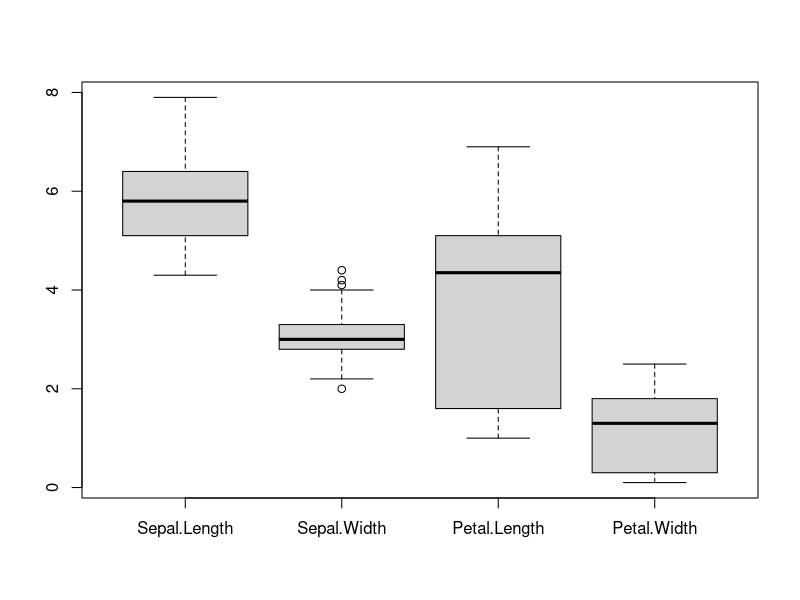
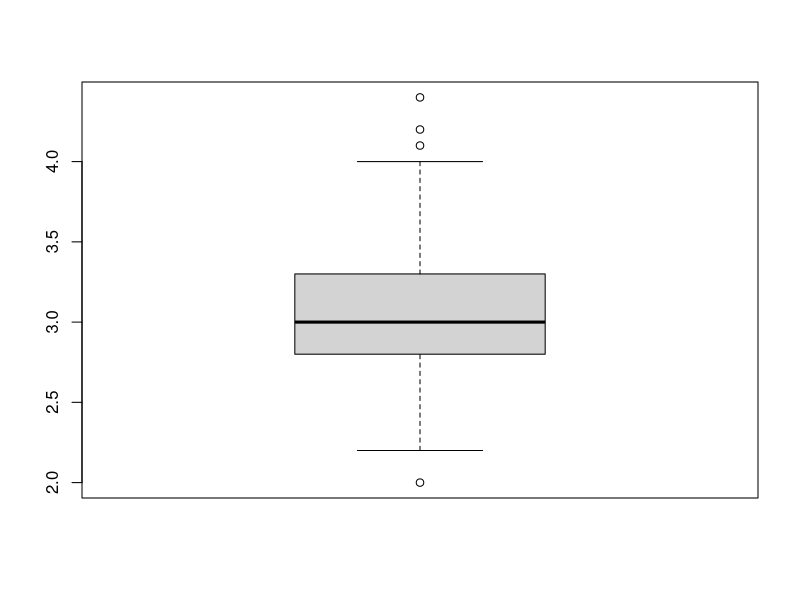
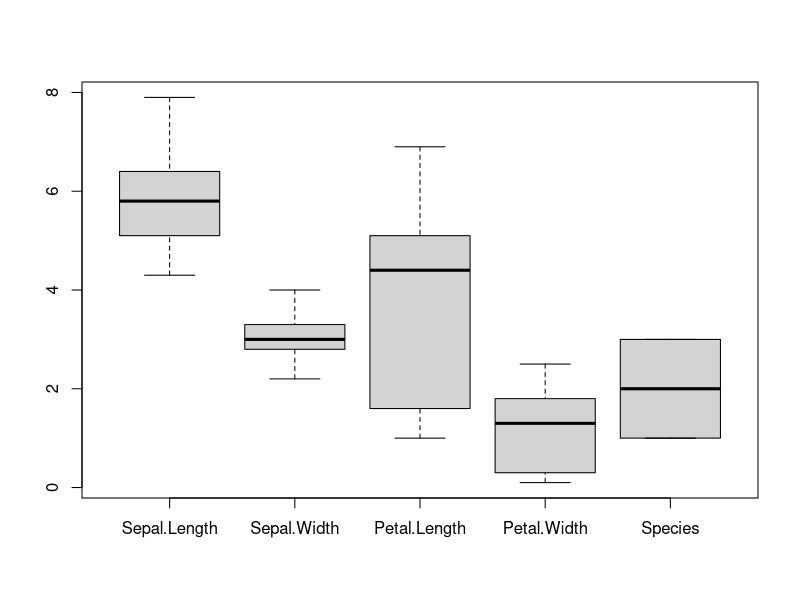
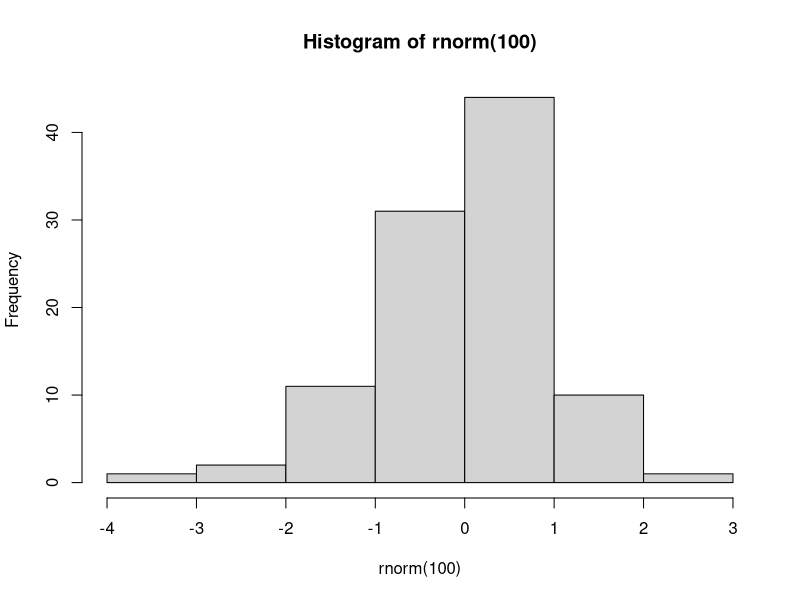
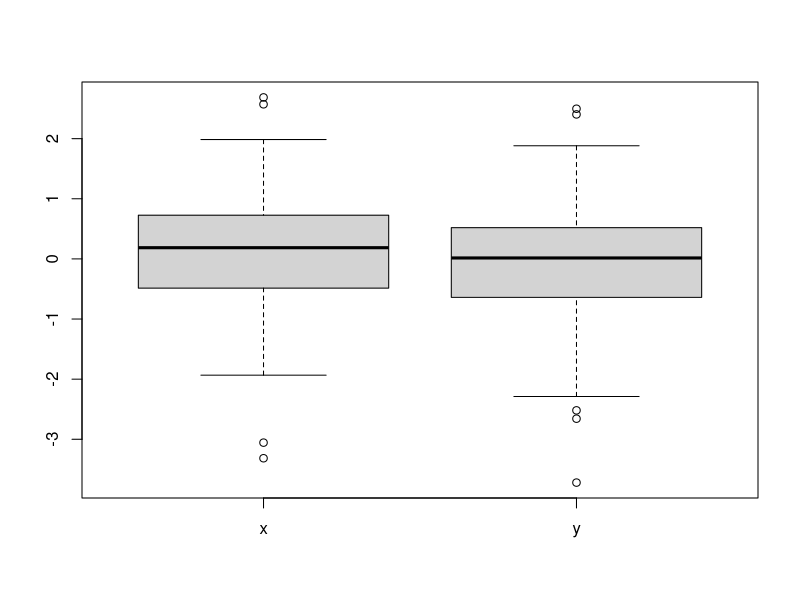
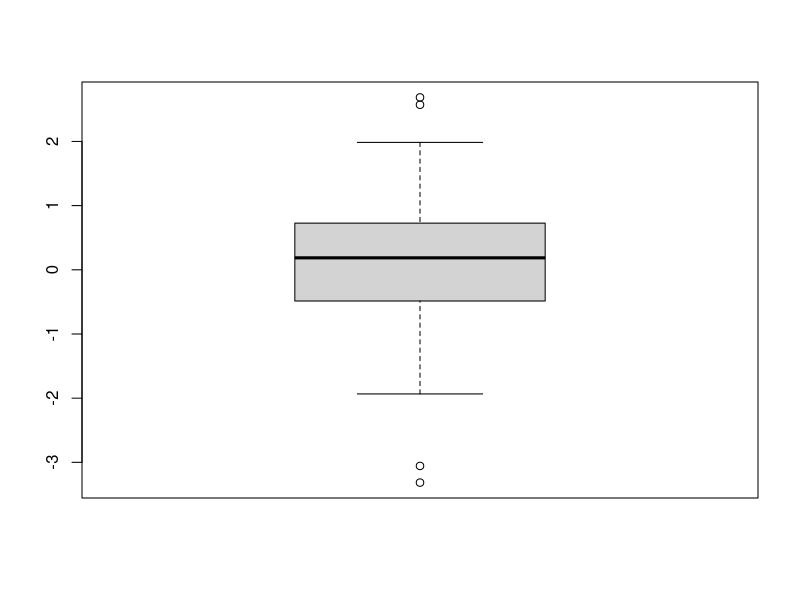
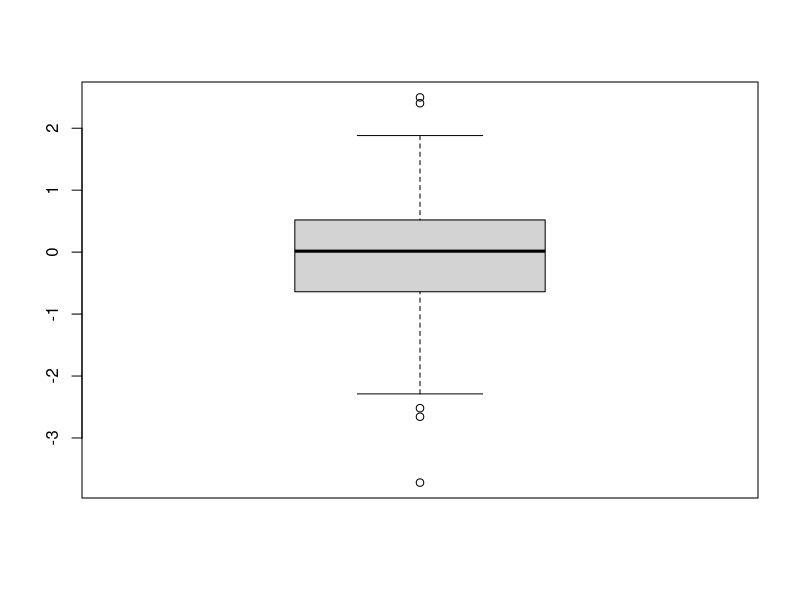
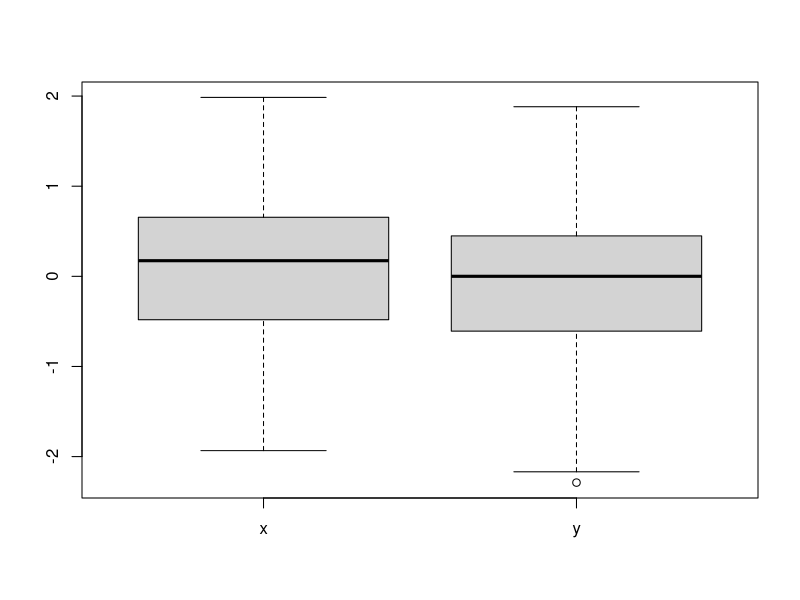

Recreate these plots in R, in order.
#####         DEALING WITH THE OUTLIERS  ########
# any value or obs which is far away from the other observations is outliers
# There is diff between error and oulier:
# Why 275 in age(person in years) column is error?
# -> Because we know that no one has lived till 275 (value not valid for the range)

# How do we find an outlier in R
# WE find it using
# 1. Boxplot method. (most common)
#2.

boxplot(iris[1:4])

summary(iris$Sepal.Width)

q1 = summary(iris$Sepal.Width)["1st Qu."]
q3 = summary(iris$Sepal.Width)["3rd Qu."]
q3


iqr = IQR(iris$Sepal.Width)
iqr

lw = 2.800 - (1.5*iqr)
lw
uw = 3.300 + (1.5 * iqr)
print(uw)


subset(iris, iris$Sepal.Width < lw)
subset(iris, iris$Sepal.Width > uw)

# from the above 2 statements we get the outlier in the data

# 2 strategies top deal with outlier values
# ignore / Delete the oulier data rows and do the analysis

# Dont remove the outliers, create one more column and mention which are the record which are the outlier values
# name the column isOutlier and put values and yes and no in that column

# The choice of removeing outliers depends on ceircumstances:
# GEt values after removing the outliers
outliers = boxplot(iris$Sepal.Width)$out

# Find out record numbers where the records with outliers exist
outliers_index  = which(iris$Sepal.Width %in% outliers) # which Index are the iris$Sepal WIdth which have outlier values.

# Create new iris data set with no outlier values
new_iris =  iris[-outliers_index,]
boxplot(new_iris)


##################################
set.seed(3147) # used to generate same random numbers again and again.
sample(3:10,5)  # Genearte a random aara from 3 to 10 , and size = 5 (5 items )

rnorm(100) # Random numbers from standard normal distribution
hist(rnorm(100))

rnorm(10,75,5)
#Generate 10 random numbers in normal dist, whose mean is 75 and sd is 5

set.seed(3147)
x = rnorm(100)
y = rnorm(100)

data_frame = data.frame(x,y)
data_frame
dim(data_frame)

# check if ouliers in x and y
boxplot(data_frame)
# we see outier in x (1 bubble)
# we see oulier in y (3 bubbles, 2 above uw and 1 below lw)
# Find out records with outliers in x
outliers_x = boxplot(data_frame$x)$out
outliers_y = boxplot(data_frame$y)$out
outliers_x
outliers_y

x_index = which(data_frame$x %in% outliers_x)
y_index = which(data_frame$y %in% outliers_y)
x_index
y_index

all_out = union(x_index,y_index) # Get all the ouliers (i,e oulioers in all the columns)
new_df = data_frame[-all_out,]
boxplot(new_df) # ther is an outlier, but now we dont remove it.
# TO check if really there is outlier in the new_data frame, make a scatter plot.
plot(new_df$x, new_df$y)

#Identify oulier values in data frame original random wala
points(data_frame[all_out,], col = "red", pch="+",cex= 2)
data_frame

